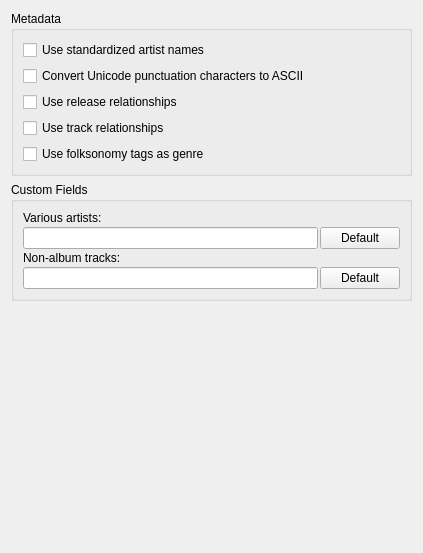
<?xml version="1.0" encoding="UTF-8"?>
<ui version="4.0">
 <class>MetadataOptionsPage</class>
 <widget class="QWidget" name="MetadataOptionsPage">
  <property name="geometry">
   <rect>
    <x>0</x>
    <y>0</y>
    <width>423</width>
    <height>553</height>
   </rect>
  </property>
  <layout class="QVBoxLayout" name="verticalLayout">
   <item>
    <widget class="QGroupBox" name="metadata_groupbox">
     <property name="sizePolicy">
      <sizepolicy hsizetype="Preferred" vsizetype="Maximum">
       <horstretch>0</horstretch>
       <verstretch>0</verstretch>
      </sizepolicy>
     </property>
     <property name="minimumSize">
      <size>
       <width>397</width>
       <height>135</height>
      </size>
     </property>
     <property name="title">
      <string>Metadata</string>
     </property>
     <property name="alignment">
      <set>Qt::AlignLeading|Qt::AlignLeft|Qt::AlignTop</set>
     </property>
     <layout class="QVBoxLayout" name="verticalLayout_3">
      <item>
       <widget class="QCheckBox" name="standardize_artists">
        <property name="text">
         <string>Use standardized artist names</string>
        </property>
       </widget>
      </item>
      <item>
       <widget class="QCheckBox" name="convert_punctuation">
        <property name="text">
         <string>Convert Unicode punctuation characters to ASCII</string>
        </property>
       </widget>
      </item>
      <item>
       <widget class="QCheckBox" name="release_ars">
        <property name="text">
         <string>Use release relationships</string>
        </property>
       </widget>
      </item>
      <item>
       <widget class="QCheckBox" name="track_ars">
        <property name="text">
         <string>Use track relationships</string>
        </property>
       </widget>
      </item>
      <item>
       <widget class="QCheckBox" name="folksonomy_tags">
        <property name="text">
         <string>Use folksonomy tags as genre</string>
        </property>
       </widget>
      </item>
     </layout>
    </widget>
   </item>
   <item>
    <widget class="QGroupBox" name="custom_fields_groupbox">
     <property name="sizePolicy">
      <sizepolicy hsizetype="Preferred" vsizetype="Maximum">
       <horstretch>0</horstretch>
       <verstretch>0</verstretch>
      </sizepolicy>
     </property>
     <property name="minimumSize">
      <size>
       <width>397</width>
       <height>0</height>
      </size>
     </property>
     <property name="title">
      <string>Custom Fields</string>
     </property>
     <layout class="QGridLayout">
      <property name="spacing">
       <number>2</number>
      </property>
      <item row="0" column="0" colspan="2">
       <widget class="QLabel" name="label_6">
        <property name="text">
         <string>Various artists:</string>
        </property>
        <property name="buddy">
         <cstring>va_name_default</cstring>
        </property>
       </widget>
      </item>
      <item row="2" column="0" colspan="2">
       <widget class="QLabel" name="label_7">
        <property name="text">
         <string>Non-album tracks:</string>
        </property>
        <property name="buddy">
         <cstring>nat_name_default</cstring>
        </property>
       </widget>
      </item>
      <item row="3" column="0">
       <widget class="QLineEdit" name="nat_name"/>
      </item>
      <item row="3" column="1">
       <widget class="QPushButton" name="nat_name_default">
        <property name="text">
         <string>Default</string>
        </property>
       </widget>
      </item>
      <item row="1" column="1">
       <widget class="QPushButton" name="va_name_default">
        <property name="text">
         <string>Default</string>
        </property>
       </widget>
      </item>
      <item row="1" column="0">
       <widget class="QLineEdit" name="va_name"/>
      </item>
     </layout>
    </widget>
   </item>
   <item>
    <spacer name="verticalSpacer">
     <property name="orientation">
      <enum>Qt::Vertical</enum>
     </property>
     <property name="sizeType">
      <enum>QSizePolicy::MinimumExpanding</enum>
     </property>
     <property name="sizeHint" stdset="0">
      <size>
       <width>20</width>
       <height>40</height>
      </size>
     </property>
    </spacer>
   </item>
  </layout>
 </widget>
 <tabstops>
  <tabstop>standardize_artists</tabstop>
  <tabstop>convert_punctuation</tabstop>
  <tabstop>release_ars</tabstop>
  <tabstop>track_ars</tabstop>
  <tabstop>folksonomy_tags</tabstop>
  <tabstop>va_name</tabstop>
  <tabstop>va_name_default</tabstop>
  <tabstop>nat_name</tabstop>
  <tabstop>nat_name_default</tabstop>
 </tabstops>
 <resources/>
 <connections/>
</ui>
